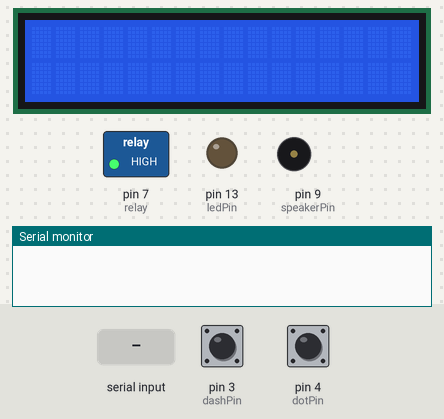
A sketch run on a simulated Arduino Uno, built with avr-gcc and run on an emulated ATmega328P. Parts: 16×2 character LCD, switched loads named in the sketch (green lamp = pin HIGH), output pins drawn as LEDs (lit = HIGH), buzzer (waves = sounding), the last lines printed to the serial monitor. Dashed ring = blinking. Inputs (shaded band) come from the test bench; at power-on: pin 4 (dotPin) HIGH, pin 3 (dashPin) HIGH.

Above: at 1.2 s.
1.3 s: pin 4 (dotPin) pulled LOW for 1 s
At 1.42 s:
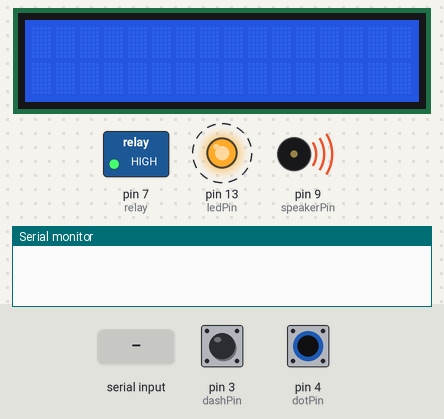
4.0 s: pin 3 (dashPin) pulled LOW for 3.2 s
At 8.4 s:
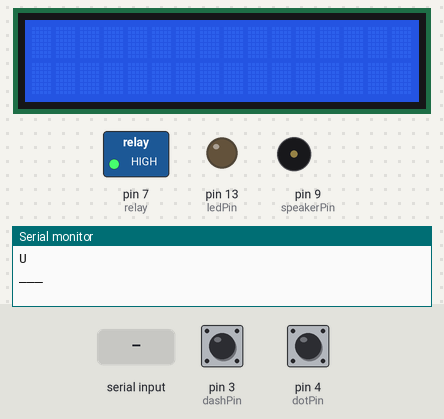
8.7 s: ".\n" received over Serial
At 8.82 s:
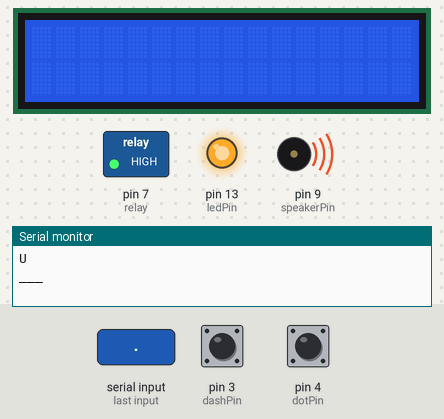
10.6 s: byte 46 ('.') received over Serial
At 11.2 s:
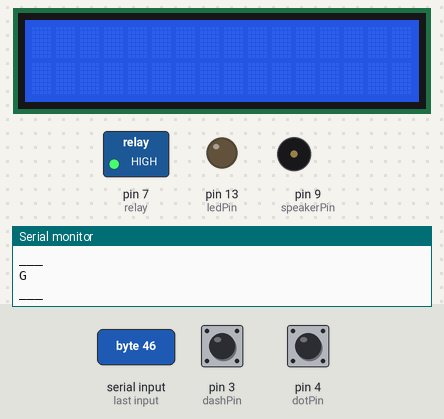
13.6 s: byte 45 ('-') received over Serial
At 14.1 s:
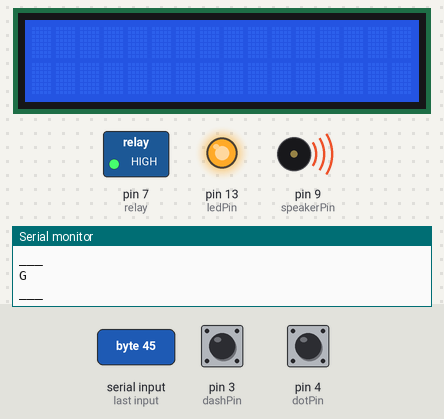
16.1 s: pin 3 (dashPin) pulled LOW for 0.15 s
At 17.4 s:
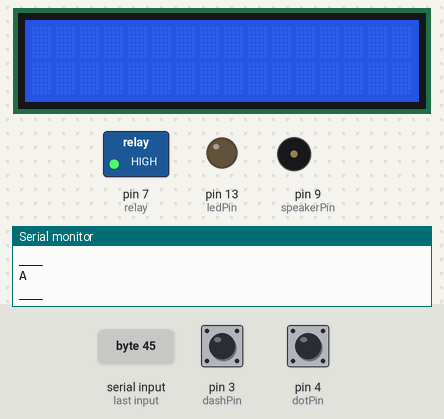
Timing chart, 0 to 19.1 s (numbered marks = the images above; inputs shaded):
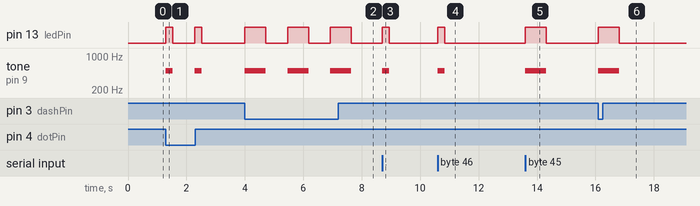

Measured:
- after the input at 1.3 s, pin 13 (ledPin): alternates HIGH for 0.24 s and LOW for 0.74 s, 4 changes in all, then stays LOW, starting at once; tone on pin 9 (speakerPin): alternates 500 Hz for 0.24 s and silent for 0.74 s, 4 changes in all, then stays silent, starting at once
- after the input at 4.0 s, pin 13 (ledPin): alternates HIGH for 0.72 s and LOW for 0.74 s, starting at once; tone on pin 9 (speakerPin): alternates 500 Hz for 0.72 s and silent for 0.74 s, starting at once
- after the input at 8.7 s, pin 13 (ledPin): LOW → HIGH at once, → LOW 0.24 s later; tone on pin 9 (speakerPin): silent → 500 Hz at once, → silent 0.24 s later
- after the input at 10.6 s, pin 13 (ledPin): LOW → HIGH at once, → LOW 0.24 s later; tone on pin 9 (speakerPin): silent → 500 Hz at once, → silent 0.24 s later
- after the input at 13.6 s, pin 13 (ledPin): LOW → HIGH at once, → LOW 0.72 s later; tone on pin 9 (speakerPin): silent → 500 Hz at once, → silent 0.72 s later
- after the input at 16.1 s, pin 13 (ledPin): LOW → HIGH at once, → LOW 0.72 s later; tone on pin 9 (speakerPin): silent → 500 Hz at once, → silent 0.72 s later

The sketch:

sketch_may21a.ino
```cpp
#include <LiquidCrystal_I2C.h>

LiquidCrystal_I2C lcd(0x27, 16, 2); // Set the LCD to 0x27 for a 16 chars and 2 line display

// Morse code table
const int MAX_SIZE = 36;

const char* morseTable[] = {
  ".-", "-...", "-.-.", "-..", ".", "..-.", "--.", "....", "..", ".---", "-.-", ".-..", "--", "-.", "---", ".--.", "--.-", ".-.", "...", "-", "..-", "...-", ".--", "-..-", "-.--", "--..",  // Letters A-Z
  "-----", ".----", "..---", "...--", "....-", ".....", "-....", "--...", "---..", "----."                                                                                                  // Numbers 0-9
};
// Decryption
String keys[36] = {
  ".-", "-...", "-.-.", "-..", ".", "..-.", "--.", "....", "..", ".---", "-.-", ".-..", "--", "-.", "---", ".--.", "--.-", ".-.", "...", "-", "..-", "...-", ".--", "-..-", "-.--", "--..",  // Letters A-Z
  "-----", ".----", "..---", "...--", "....-", ".....", "-....", "--...", "---..", "----."                                                                                                   // Numbers 0-9
};

String values[36] = {
  "A", "B", "C", "D", "E", "F", "G", "H", "I", "J", "K", "L", "M", "N", "O", "P", "Q", "R", "S", "T", "U", "V", "W", "X", "Y", "Z",  // Letters A-Z
  "0", "1", "2", "3", "4", "5", "6", "7", "8", "9"                                                                                   // Numbers 0-9
};

String getValue(String key) {
  for (int i = 0; i < MAX_SIZE; ++i) {
    if (keys[i] == key) {
      return values[i];
    }
  }
  return "";  // Return an empty string if key not found
}

// Morse code parameters
const int dotDuration = 1200;  // Duration of a dot (milliseconds)
const int wpm = 5;             // Words per minute

// Pin definitions
const int ledPin = 13;     // Pin for the LED
const int speakerPin = 9;  // Pin for the piezo speaker
const int dotPin = 4;      // Pin for dot button
const int dashPin = 3;     // Pin for dash button

unsigned long startTime;
int started;
String myString;
int relay = 7 ;
String cmd = "___" ;
int flag = 0 ;

int lcdCursor = 0;  // Cursor position on the LCD

void setup() {
  Serial.begin(9600);       // Serial communication for both Serial Monitor and Bluetooth
  pinMode(ledPin, OUTPUT);
  pinMode(speakerPin, OUTPUT);
  pinMode(dotPin, INPUT_PULLUP);
  pinMode(dashPin, INPUT_PULLUP);
  pinMode(relay , OUTPUT) ;
  digitalWrite(relay , 1) ;

  // Display setup
  lcd.init();      // Initializing the display
  lcd.clear();     // Clearing the display
  lcd.backlight(); // Turn the backlight on
}

void loop() {
  // Handle button presses for dot and dash
  handleButtonPresses();

  // Handle Bluetooth/Serial input
  handleSerialInput();

  // Check for Morse code entry timeout
  checkMorseTimeout();
}

void handleButtonPresses() {
  if (digitalRead(dotPin) == LOW) {  // Check if dot button is pressed
    if (!started) {
      myString = "";
      started = 1;
      startTime = millis();
    }
    myString.concat('.');
    encodeMorse('.');
    delay(500);  // Debounce delay
  }

  if (digitalRead(dashPin) == LOW) {  // Check if dash button is pressed
    if (!started) {
      myString = "";
      started = 1;
      startTime = millis();
    }
    myString.concat('-');
    encodeMorse('-');
    delay(500);  // Debounce delay
  }
}

void handleSerialInput() {
  while (Serial.available() > 0) {  // Data received from Serial Monitor or Bluetooth
    char receivedChar = Serial.read();
    if (receivedChar == '.' || receivedChar == '-') {
      if (!started) {
        myString = "";
        started = 1;
        startTime = millis();
      }
      myString.concat(receivedChar);
      encodeMorse(receivedChar);
    } else if (receivedChar == '\n') {  // End of Morse code input
      String decodedValue = getValue(myString);
      Serial.println(decodedValue);  // Print decoded message to Serial Monitor
      displayCharacter(decodedValue);
      myString = "";  // Reset the string
      started = 0;
    }
  }
}

void checkMorseTimeout() {
  if (started) {
    double elapsedTime = (double)(millis() - startTime) / 1000.0;
    if (elapsedTime >= 4) {
      String decodedValue = getValue(myString);
      Serial.println(decodedValue);  // Print to Serial Monitor
      displayCharacter(decodedValue);
      myString = "";  // Reset the string
      started = 0;
    }
  }
}

void encodeMorse(char symbol) {
  digitalWrite(ledPin, HIGH);  // Turn on LED to indicate keying

  if (symbol == '.') {  // Dot
    tone(speakerPin, 500, dotDuration / wpm);  // Beep for dot
    delay(dotDuration / wpm);
  } else if (symbol == '-') {  // Dash
    tone(speakerPin, 500, dotDuration * 3 / wpm);  // Beep for dash
    delay(dotDuration * 3 / wpm);
  }

  digitalWrite(ledPin, LOW);  // Turn off LED
  noTone(speakerPin);
  delay(dotDuration / wpm);  // Pause between Morse code characters
}

void displayCharacter(String character) {
  if(character == "O"){
    cmd[0] = 'O' ;
  }
  else if(character == "N"){
    cmd[1] = 'N' ;
  }
  else if(character == "F"){
    cmd[1] = 'F' ;
  }
  else if(character == "0"){
    cmd[2] = '0' ;
  }
  else{
    cmd = "___" ;
  }

  Serial.println(cmd) ;

  if(cmd == "ON0"){
    Serial.println("ON") ;
    flag = 2 ;
    digitalWrite(relay , 0) ;
  }
  else if(cmd == "OF0"){
    Serial.println("OF") ;
    flag = 0 ;
    digitalWrite(relay , 1) ;
  }
  else if(flag == 2) {
    flag = 1 ;
    lcd.clear() ;
  }

  if(flag == 1){
      if (lcdCursor >= 32) {  // Both lines are full
        lcd.clear();
        lcdCursor = 0;  // Reset cursor to start writing from the beginning
      }

      int row = lcdCursor / 16;  // Calculate row
      int col = lcdCursor % 16;  // Calculate column

      lcd.setCursor(col, row);
      lcd.print(character);


      lcdCursor++;
  }
  else if(flag == 0){
    lcd.clear() ;
  }
}
```
